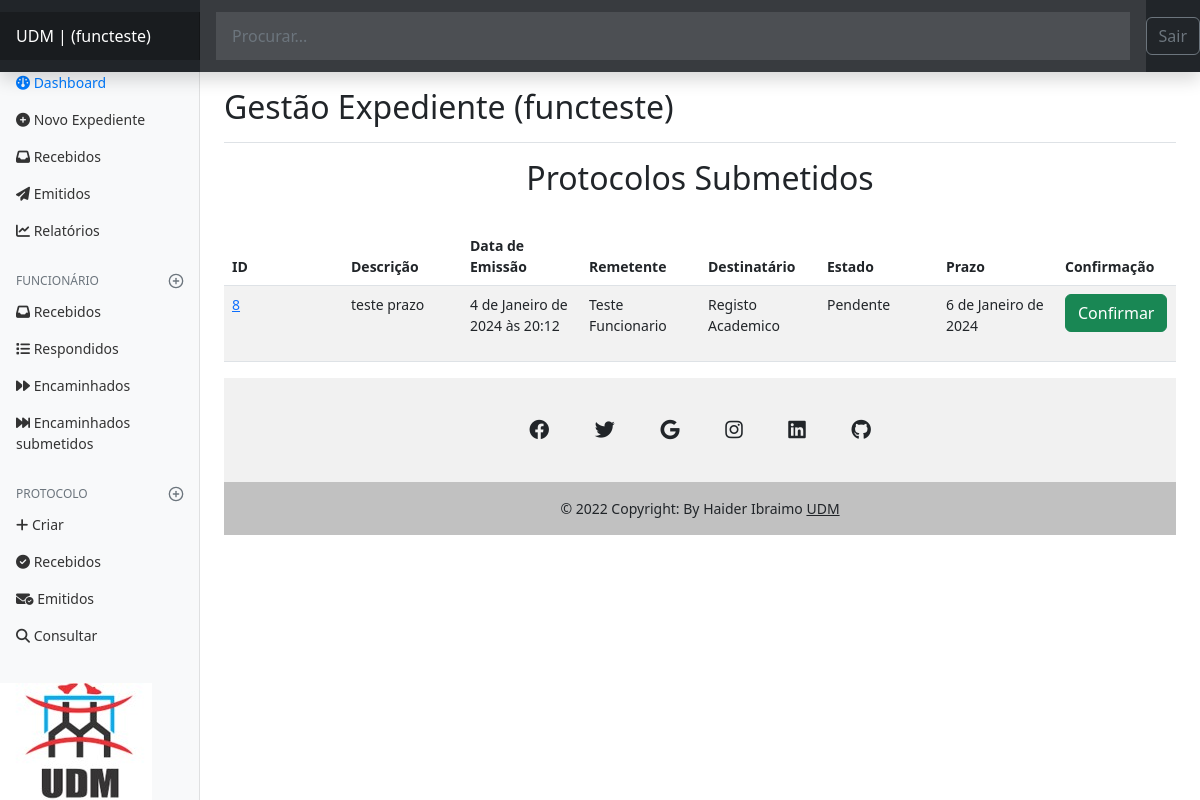
Before: /authors/dashbord/protocol/recebidos (signed in) with the older database file.
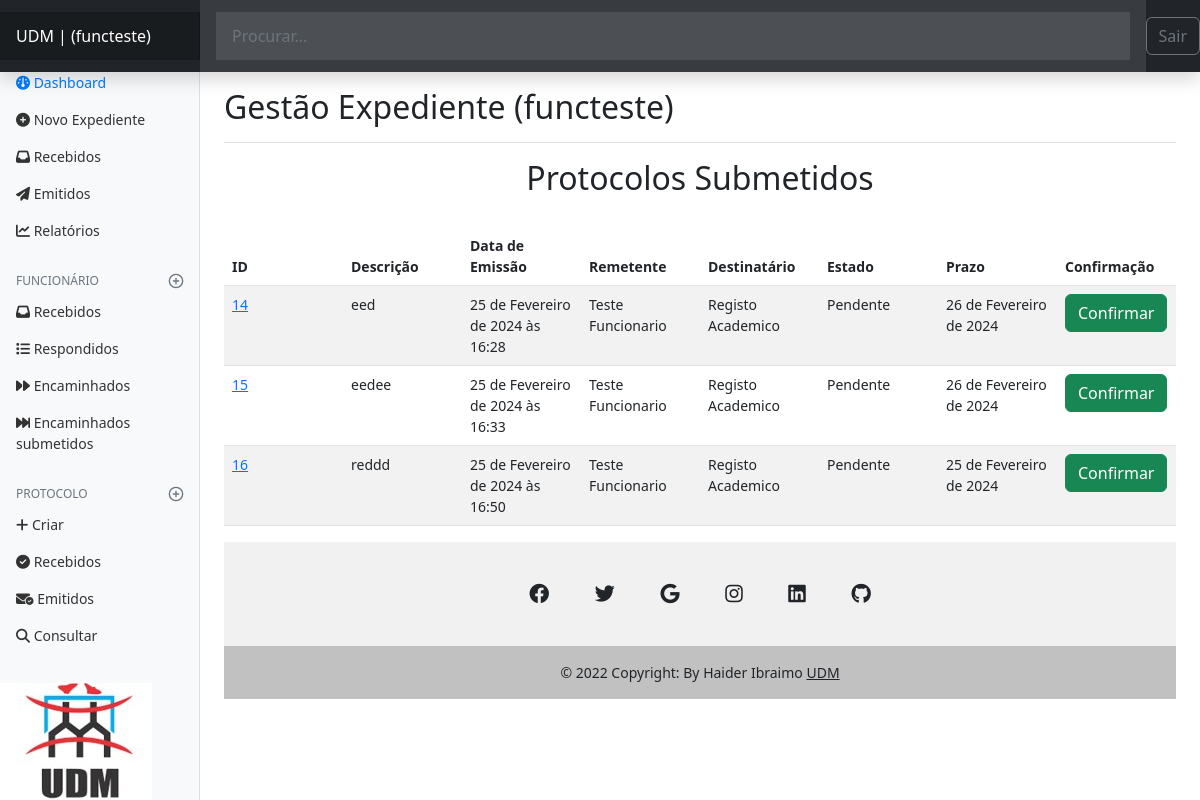
After: the same page with the newer database file.
### expedient/models.py (models this page shows, shortened)
class Protocolo(models.Model):
    data_emissao = models.DateTimeField(auto_now_add=True)
    descricao = models.TextField()
    remetente = models.ForeignKey(
        Funcionario, on_delete=models.SET_NULL, null=True, default=None,  related_name='remetente')
    destinatario = models.ForeignKey(
        Departamento, on_delete=models.SET_NULL, null=True, default=None, related_name='destinatario')
    estado = models.CharField(max_length=50)
    observacao = models.TextField()
    prazo = models.DateField()
    data_confirmacao_recepcao = models.DateTimeField(null=True)
    confirmacao_user_status = models.BooleanField(default=False)
    confirmacao_user = models.ForeignKey(
        Funcionario, on_delete=models.SET_NULL, null=True, default=None, related_name='confirmacao_user')

class Funcionario(models.Model):
    nome_completo = models.CharField(max_length=95)
    numero_telefone = models.CharField(max_length=65)
    estado = models.CharField(max_length=50)
    author = models.OneToOneField(User, on_delete=models.CASCADE)
    departamento = models.ForeignKey(
        Departamento, on_delete=models.SET_NULL, null=True, default=None)
    def __str__(self):
        return self.nome_completo

class Departamento(models.Model):
    nome = models.CharField(max_length=65)
    def __str__(self):
        return self.nome

### authors/views.py (the view)
# urls.py: path('dashbord/protocol/recebidos', views.dashbord_protocol_recebidos,
@login_required(login_url='authors:login', redirect_field_name='next')
def dashbord_protocol_recebidos(request):
    id_departamento = Funcionario.objects.filter(author=request.user).first()
    print(id_departamento.id)
    departamento = id_departamento.departamento
    print(departamento)
    protocols = Protocolo.objects.filter(estado='Pendente',
                                         destinatario=departamento,
                                         confirmacao_user_status=False,
                                         )
    funcionario = Funcionario.objects.filter(author=request.user).first()
    if not funcionario:
        raise Http404()
    page_obj, pagination_range = make_pagination(
        request, protocols, PER_PAGE)
    return render(request,
                  'authors/pages/dashbord_protocol_recebidos.html', context={
                      'protocols': page_obj,
                      'pagination_range': pagination_range,
                      'funcionario': funcionario,
                  }
                  )

### utils/expedient/pagination.py (called while the page is built)
def make_pagination(request, queryset, per_page, qty_pages=4):
    try:
        current_page = int(request.GET.get('page', 1))
    except ValueError:
        current_page = 1
    paginator = Paginator(queryset, per_page)
    page_obj = paginator.get_page(current_page)
    pagination_range = make_pagination_range(
        paginator.page_range,
        qty_pages,
        current_page
    )
    return page_obj, pagination_range

### authors/templates/authors/pages/dashbord_protocol_recebidos.html (shortened to what this page needs)
{% extends 'global/base.html' %}
{% block content %}
<h2 align="center">Protocolos Submetidos </h2>
<br>
  <table class="table table-striped table-hover" style="table-layout: fixed;">
    <thead>
     <tr>
        <th>ID </th>
        <th>Descrição</th>
        <th>Data de Emissão</th>
        <th>Remetente</th>
        <th>Destinatário</th>
        <th>Estado</th>
        <th>Prazo</th>
        <th>Confirmação</th>
     </tr>
      </thead>
    {% for protocol in protocols %}
    <tr>
        <td> <a href="{% url 'authors:dashbord_protocol_detail' protocol.id %}">{{ protocol.id }}</a> </td>
        <td>{{ protocol.descricao|safe }}</td>
        <td>{{ protocol.data_emissao }}</td>
        <td>{{ protocol.remetente }}</td>
        <td>{{ protocol.destinatario}}</td>
        <td>{{ protocol.estado }}</td>
        <td>{{ protocol.prazo }}</td>
      <td><a class="btn btn-success" href="{% url 'authors:dashbord_protocol_confirmacao' protocol.id %}">Confirmar</a>
        &nbsp;&nbsp;</td>
     </tr>
    {% empty %}
        <p style="color:red">Não tens nenhum protocolo enviado, aguarde.</p>
    {% endfor %}
</table>
{% endblock content %}

Changed rows visible on the page:
no longer on this page (row edited): Protocolo: id "8", descricao "teste prazo", data_emissao "4 de Janeiro de 2024 às 20:12", remetente "Teste Funcionario", destinatario "Registo Academico", estado "Pendente", prazo "6 de Janeiro de 2024"
added Protocolo: id "14", descricao "eed", data_emissao "25 de Fevereiro de 2024 às 16:28", remetente "Teste Funcionario", destinatario "Registo Academico", estado "Pendente", prazo "26 de Fevereiro de 2024"
added Protocolo: id "15", descricao "eedee", data_emissao "25 de Fevereiro de 2024 às 16:33", remetente "Teste Funcionario", destinatario "Registo Academico", estado "Pendente", prazo "26 de Fevereiro de 2024"
added Protocolo: id "16", descricao "reddd", data_emissao "25 de Fevereiro de 2024 às 16:50", remetente "Teste Funcionario", destinatario "Registo Academico", estado "Pendente", prazo "25 de Fevereiro de 2024"
